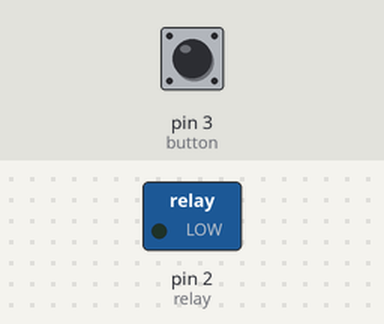
Bench run of a sketch on a simulated Arduino Uno, built with avr-gcc and run on an emulated ATmega328P. Parts: switched loads named in the sketch (green lamp = pin HIGH). Inputs (shaded band) come from the test bench; at power-on: pin 3 (button) LOW.

Above: at 1.2 s.
1.3 s: pin 3 (button) pulled HIGH for 0.15 s
At 1.4 s:
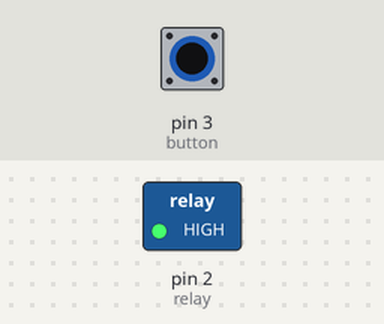
3.0 s: pin 3 (button) pulled HIGH for 3.2 s
At 6.5 s:
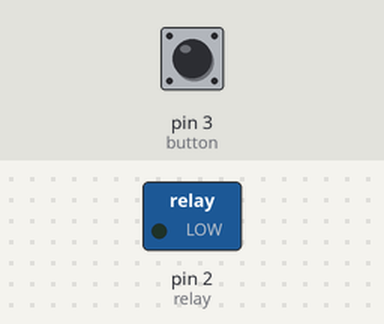
Timing chart, 0 to 8.0 s (numbered marks = the images above; inputs shaded):
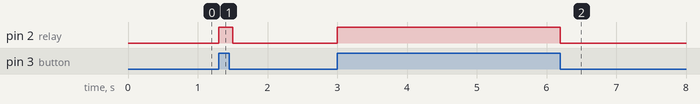

Measured:
- after the input at 1.3 s, pin 2 (relay): LOW → HIGH at once, → LOW 0.20 s later
- after the input at 3.0 s, pin 2 (relay): LOW → HIGH at once, → LOW 3.2 s later

The sketch:

simple-relay.ino
```cpp
int button = 3;
int relay = 2;
void setup()
{
  pinMode(button, INPUT);
  pinMode(relay, OUTPUT);
}

void loop()
{
  if (digitalRead(button)==HIGH)
  {
    digitalWrite(relay, HIGH);
    delay(100);
  }
 else
  {
    digitalWrite(relay, LOW);
  }
}
```
